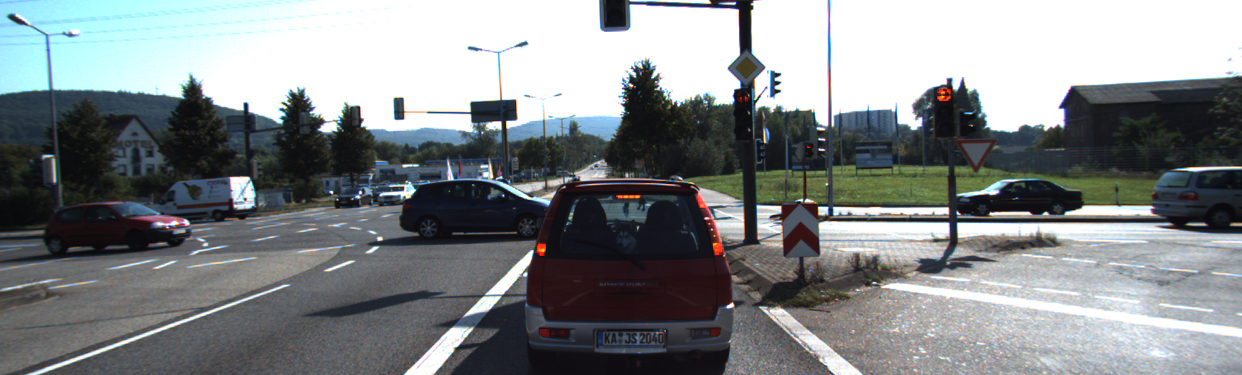
#> input picture left.png, 1242 x 375 px
$ python depth2.py
#> lines starting #> are read from the running program, lines starting #| are printed output that depends on the picture
from tarfile import BLOCKSIZE
import numpy as np
import cv2 as cv
from matplotlib import pyplot as plt
import os

from scipy.__config__ import show

class DepthMap:
  def __init__(self, showImages) :
    # Load Images
#> called with showImages = False
    root = os.getcwd()
    imgLeftPath = os.path.join(root, 'left.png')
    imgRightPath = os.path.join(root, 'right.png')
    self.imgLeft = cv.imread(imgLeftPath, cv.IMREAD_GRAYSCALE)
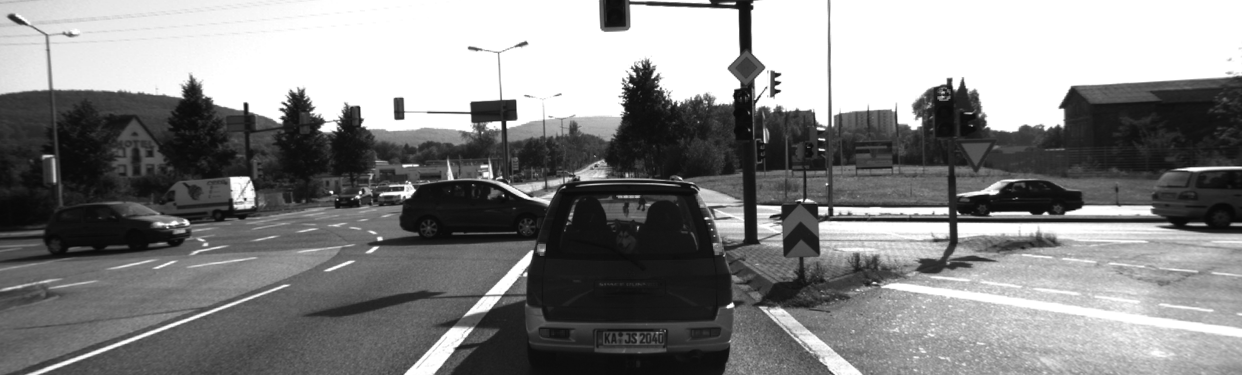
#> self.imgLeft: shape (375, 1242); min 7, max 255, mean 132.6
    self.imgRight = cv.imread(imgRightPath, cv.IMREAD_GRAYSCALE)
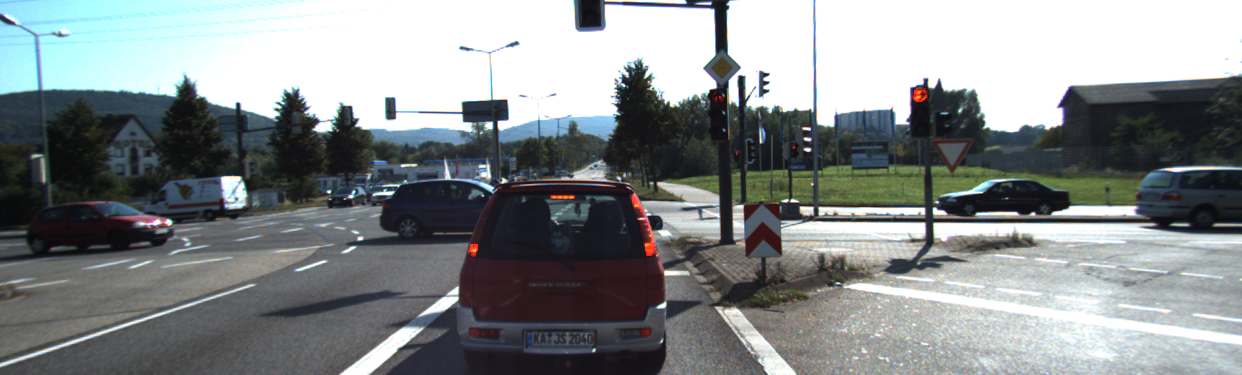
#> input picture right.png, 1242 x 375 px
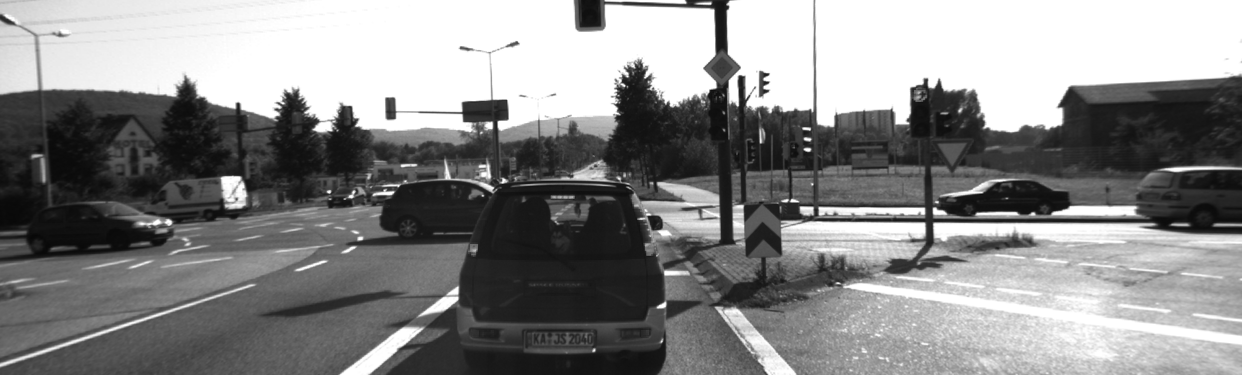
#> self.imgRight: shape (375, 1242); min 7, max 255, mean 136.3
    if showImages:
      plt.figure()
      plt.subplot (121)
      plt.imshow(self.imgLeft)
      plt.subplot (122)
      plt.imshow(self.imgRight)
      plt.show()


  def computeDepthMapSGBM(self) :
    # [4 lines of commented-out code are left out]
    blockSize = 5
    stereo = cv.StereoSGBM_create(
      minDisparity = 0,
      numDisparities = 128,  # must be divisible by 16, try 64 or 128
      blockSize = 5  ,       # between 3 and 11; 5 is a good start
      P1 = 8 * 3 * blockSize**2,
      P2 = 32 * 3 * blockSize**2,
      disp12MaxDiff = 1,
      uniquenessRatio = 10,
      speckleWindowSize = 100,
      speckleRange = 2,
      preFilterCap=63,
      mode=cv.STEREO_SGBM_MODE_SGBM_3WAY)


    # Compute disparity map
    disparity = stereo.compute(self.imgLeft, self.imgRight).astype(np.
    float32) / 16.0
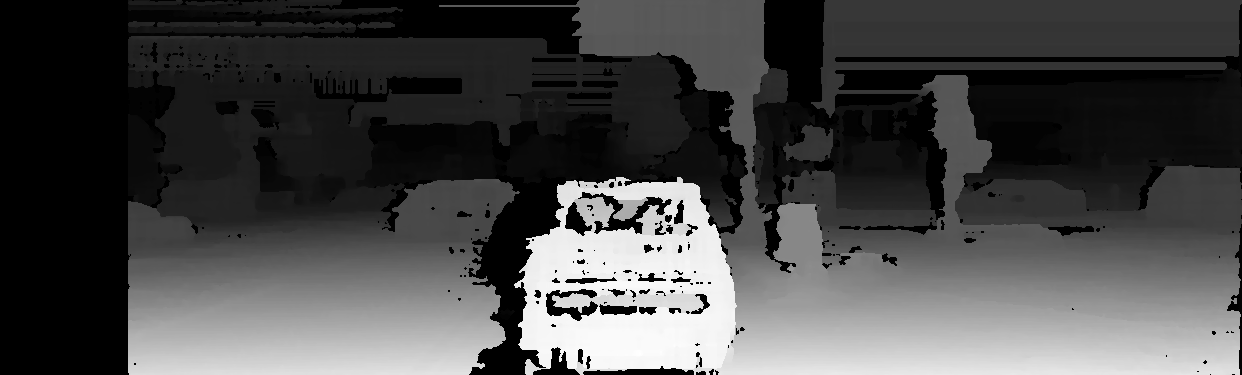
#> disparity: shape (375, 1242) float32; min -1, max 72.31, mean 19.7; drawn with min black and max white

    # Display the disparity map
    plt.imshow(disparity, 'gray')
    plt.colorbar ()
    plt.show()
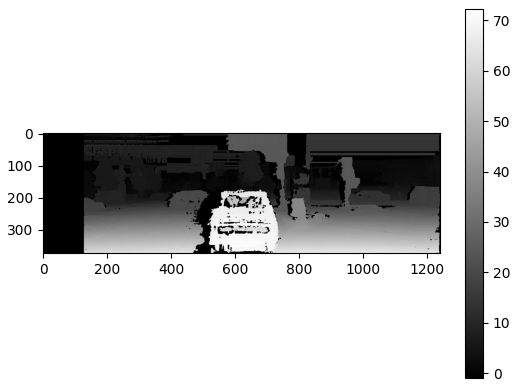
#> figure drawn by matplotlib, 2 panels


def demoStereoSGBM():
  dp = DepthMap(showImages=False)
  dp.computeDepthMapSGBM()

# if __name__== '_main_':
  # demoStereoBM()

demoStereoSGBM()
